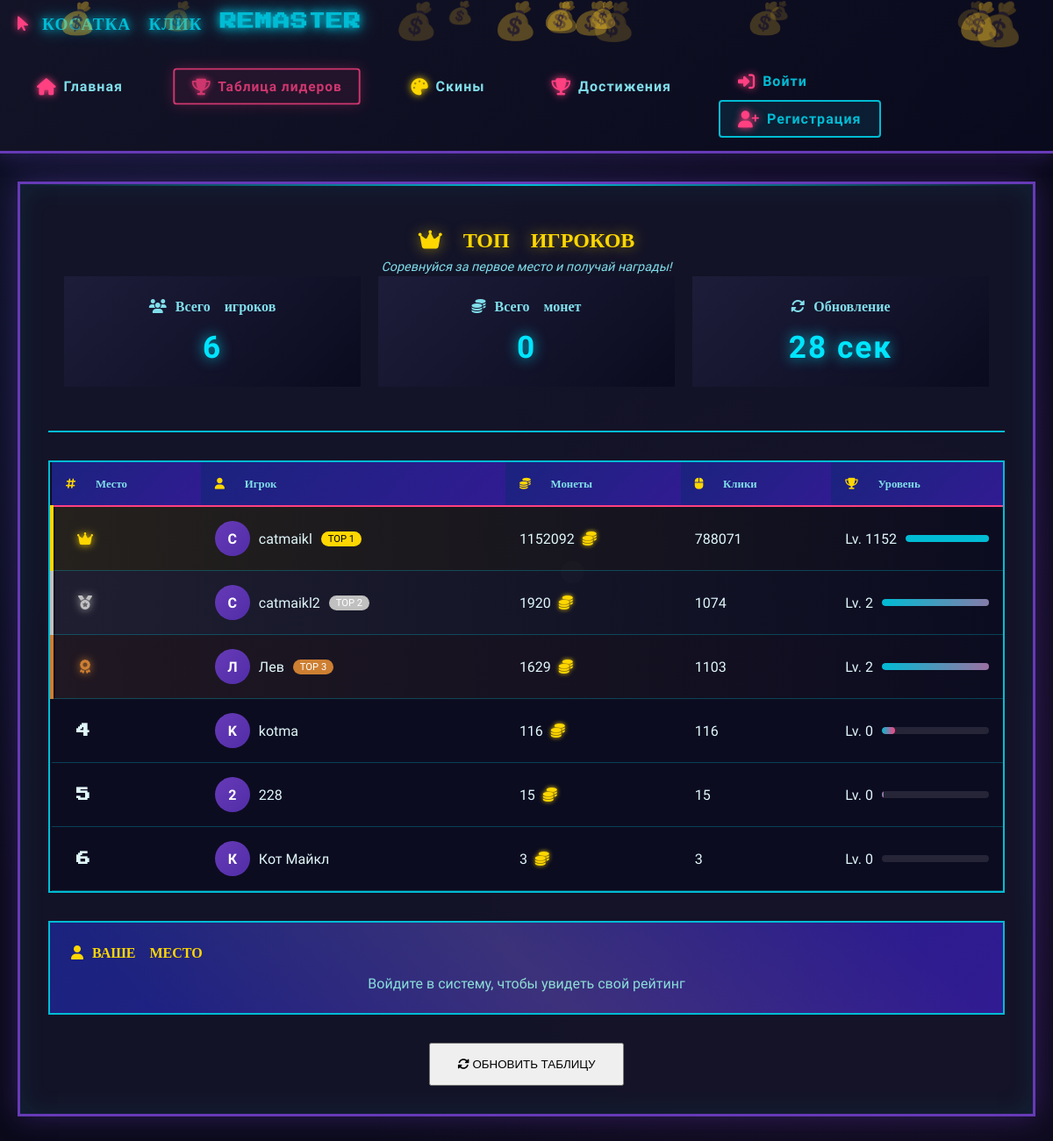
Page /leaderboard/ on the committed database.
### main/models.py (models this page shows, shortened)
class Player(models.Model):
    user = models.OneToOneField(User, on_delete=models.CASCADE, null=True, blank=True)
    clicks = models.IntegerField(default=0)
    coins = models.IntegerField(default=0)
    click_power = models.IntegerField(default=1)
    auto_clicker_power = models.IntegerField(default=0)
    critical_chance = models.FloatField(default=0.0)
    coin_multiplier = models.FloatField(default=1.0)
    created_at = models.DateTimeField(auto_now_add=True)
    current_skin = models.CharField(max_length=100, default='cat.png')  # Текущий скин

### main/views.py (the view, shortened to what this page needs)
# urls.py: path('leaderboard/', views.leaderboard_view, name='leaderboard'),
def leaderboard_view(request):
    players = Player.objects.filter(user__isnull=False).select_related('user').order_by('-coins')[:20]
    current_player = None
    current_rank = None
    context = {
        'players': players,
        'current_player': current_player,
        'current_rank': current_rank,
    }
    return render(request, 'main/leaderbords.html', context)

### main/templates/main/leaderbords.html (shortened to what this page needs)
{% extends 'main/base.html' %}
{% load static %}
{% block content %}
<div class="leaderboard-container">
    <div class="leaderboard-header">
        <h2><i class="fas fa-crown"></i> ТОП ИГРОКОВ</h2>
        <p class="leaderboard-subtitle">Соревнуйся за первое место и получай награды!</p>
        <div class="leaderboard-stats">
            <div class="stat-card">
                <h3><i class="fas fa-users"></i> Всего игроков</h3>
                <p id="total-players">{{ players|length }}</p>
            </div>
            <div class="stat-card">
                <h3><i class="fas fa-coins"></i> Всего монет</h3>
                <p id="total-coins">
                    {% with total_coins=0 %}
                        {{ total_coins|default:0 }}
                    {% endwith %}
                </p>
            </div>
            <div class="stat-card">
                <h3><i class="fas fa-sync-alt"></i> Обновление</h3>
                <p id="update-timer">30 сек</p>
            </div>
        </div>
    </div>
    <div class="leaderboard-table" id="leaderboard-table">
        <table>
            <thead>
                <tr>
                    <th><i class="fas fa-hashtag"></i> Место</th>
                    <th><i class="fas fa-user"></i> Игрок</th>
                    <th><i class="fas fa-coins"></i> Монеты</th>
                    <th><i class="fas fa-mouse"></i> Клики</th>
                    <th><i class="fas fa-trophy"></i> Уровень</th>
                </tr>
            </thead>
            <tbody id="leaderboard-body">
                {% for player in players %}
                <tr class="leaderboard-row {% if forloop.counter == 1 %}gold{% elif forloop.counter == 2 %}silver{% elif forloop.counter == 3 %}bronze{% endif %}">
                    <td>
                        <div class="rank-badge">
                            {% if forloop.counter == 1 %}
                                <i class="fas fa-crown"></i>
                            {% elif forloop.counter == 2 %}
                                <i class="fas fa-medal"></i>
                            {% elif forloop.counter == 3 %}
                                <i class="fas fa-award"></i>
                            {% else %}
                                {{ forloop.counter }}
                            {% endif %}
                        </div>
                    </td>
                    <td>
                        <div style="display: flex; align-items: center; gap: 10px;">
                            <div style="width: 40px; height: 40px; border-radius: 50%;
                                        background: linear-gradient(135deg, #673ab7, #512da8);
                                        display: flex; align-items: center; justify-content: center;
                                        color: white; font-weight: bold;">
                                {{ player.user.username|first|upper }}
                            </div>
                            {{ player.user.username }}
                            {% if forloop.counter <= 3 %}
                            <span class="badge" style="background: {% if forloop.counter == 1 %}#ffd700{% elif forloop.counter == 2 %}#c0c0c0{% else %}#cd7f32{% endif %};
                                                        color: {% if forloop.counter == 1 %}black{% else %}white{% endif %};
                                                        padding: 2px 8px; border-radius: 10px; font-size: 0.7rem;">
                                TOP {{ forloop.counter }}
                            </span>
                            {% endif %}
                        </div>
                    </td>
                    <td>
                        {{ player.coins|floatformat:0 }}
                        <i class="fas fa-coins coin-icon"></i>
                    </td>
                    <td>{{ player.clicks|floatformat:0 }}</td>
                    <td>
                        {% widthratio player.coins 1000 1 as level %}
                        <div style="display: flex; align-items: center; gap: 10px;">
                            <span>Lv. {{ level|default:1|floatformat:0 }}</span>
                            <div style="flex: 1; height: 8px; background: rgba(255,255,255,0.1); border-radius: 4px; overflow: hidden;">
                                <div style="height: 100%; width: {% widthratio player.coins|default:0|floatformat:0 1000 100 %}%;
                                            background: linear-gradient(90deg, #00bcd4, #ff4081); border-radius: 4px;"></div>
                            </div>
                        </div>
                    </td>
                </tr>
                {% endfor %}
            </tbody>
        </table>
    </div>
    <div class="current-player-card">
        <h3><i class="fas fa-user"></i> ВАШЕ МЕСТО</h3>
        {% if current_player %}
        <div class="current-player-info">
            <p><strong>Имя:</strong> {{ current_player.user.username|default:current_player.user }}</p>
            <p><strong>Монеты:</strong> {{ current_player.coins|floatformat:0 }}</p>
            <p><strong>Клики:</strong> {{ current_player.clicks|floatformat:0 }}</p>
            <p><strong>Место:</strong>
                <span id="player-rank" style="color: {% if current_rank == 1 %}#ffd700{% elif current_rank == 2 %}#c0c0c0{% elif current_rank == 3 %}#cd7f32{% else %}#80deea{% endif %};">
                    {{ current_rank|default:"Не определено" }}
                </span>
            </p>
        </div>
        {% if current_rank %}
            {% if current_rank <= 3 %}
            <div style="margin-top: 1rem; padding: 10px; background: rgba(255,215,0,0.1);
                        border-radius: 10px; text-align: center;">
                <i class="fas fa-trophy" style="color: #ffd700;"></i>
                <span style="color: #ffd700;">Вы в ТОП-{{ current_rank }}!</span>
            </div>
            {% endif %}
        {% endif %}
        {% else %}
        <p style="color: #80deea; text-align: center;">Войдите в систему, чтобы увидеть свой рейтинг</p>
        {% endif %}
    </div>
    <div style="text-align: center; margin-top: 2rem;">
        <button id="refresh-leaderboard" class="select-skin-btn" style="width: auto; padding: 15px 30px;">
            <i class="fas fa-sync-alt"></i> ОБНОВИТЬ ТАБЛИЦУ
        </button>
    </div>
</div>
{% endblock %}

### main/static/main/css/cursor-fix.css (style rules this page uses)
button, .btn, .buy-button, .nav-link, a[role="button"] { cursor: pointer !important; }

### main/templates/main/base.html (style rules this page uses)
* { -webkit-tap-highlight-color: transparent; -webkit-touch-callout: none; }
html, body { touch-action: manipulation; -webkit-overflow-scrolling: touch; overflow-x: hidden; }
.click-button, .buy-button, .nav-link, button, a { touch-action: manipulation; }
a, button, input, textarea { -ms-touch-action: manipulation; touch-action: manipulation; }

### rows in the picture
Player: user.username|first "C", user.username "catmaikl", coins "1152092", clicks "788071", level "1152"
Player: user.username|first "C", user.username "catmaikl2", coins "1920", clicks "1074", level "2"
Player: user.username|first "Л", user.username "Лев", coins "1629", clicks "1103", level "2"
Player: user.username|first "K", user.username "kotma", coins "116", clicks "116", auto_clicker_power "0"
Player: user.username|first "2", user.username "228", coins "15", clicks "15", auto_clicker_power "0"
Player: user.username|first "К", user.username "Кот Майкл", coins "3", clicks "3", auto_clicker_power "0"

### other values in the picture
{{ players|length }} "6"
{{ total_coins|default:0 }} "0"
